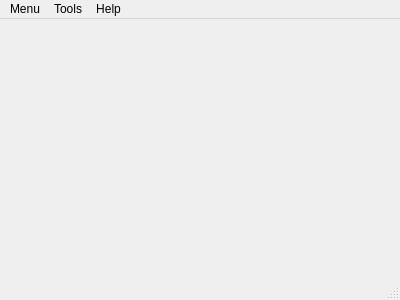
<?xml version="1.0" encoding="UTF-8"?>
<ui version="4.0">
 <class>MainWindow</class>
 <widget class="QMainWindow" name="MainWindow">
  <property name="geometry">
   <rect>
    <x>0</x>
    <y>0</y>
    <width>400</width>
    <height>300</height>
   </rect>
  </property>
  <property name="windowTitle">
   <string>Simple Terminal</string>
  </property>
  <widget class="QWidget" name="centralWidget">
   <layout class="QVBoxLayout" name="verticalLayout"/>
  </widget>
  <widget class="QMenuBar" name="menuBar">
   <property name="geometry">
    <rect>
     <x>0</x>
     <y>0</y>
     <width>400</width>
     <height>20</height>
    </rect>
   </property>
   <widget class="QMenu" name="menuMenu">
    <property name="title">
     <string>Menu</string>
    </property>
    <addaction name="actionConnect"/>
    <addaction name="actionDisconnect"/>
    <addaction name="separator"/>
    <addaction name="actionQuit"/>
   </widget>
   <widget class="QMenu" name="menuTools">
    <property name="title">
     <string>Tools</string>
    </property>
    <addaction name="actionConfigure"/>
    <addaction name="actionClear"/>
   </widget>
   <widget class="QMenu" name="menuHelp">
    <property name="title">
     <string>Help</string>
    </property>
    <addaction name="actionAbout"/>
   </widget>
   <addaction name="menuMenu"/>
   <addaction name="menuTools"/>
   <addaction name="menuHelp"/>
  </widget>
  <widget class="QStatusBar" name="statusBar"/>
  <action name="actionAbout">
   <property name="text">
    <string>&amp;About</string>
   </property>
   <property name="toolTip">
    <string>About program</string>
   </property>
  </action>
  <action name="actionAboutQt">
   <property name="text">
    <string>About Qt</string>
   </property>
  </action>
  <action name="actionConnect">
   <property name="text">
    <string>C&amp;onnect</string>
   </property>
   <property name="toolTip">
    <string>Connect to serial port</string>
   </property>
  </action>
  <action name="actionDisconnect">
   <property name="text">
    <string>&amp;Disconnect</string>
   </property>
   <property name="toolTip">
    <string>Disconnect from serial port</string>
   </property>
  </action>
  <action name="actionConfigure">
   <property name="text">
    <string>&amp;Configure</string>
   </property>
   <property name="toolTip">
    <string>Configure serial port</string>
   </property>
  </action>
  <action name="actionClear">
   <property name="text">
    <string>C&amp;lear</string>
   </property>
   <property name="toolTip">
    <string>Clear screen</string>
   </property>
  </action>
  <action name="actionQuit">
   <property name="text">
    <string>&amp;Quit</string>
   </property>
  </action>
 </widget>
 <layoutdefault spacing="6" margin="11"/>
 <resources/>
 <connections/>
</ui>
